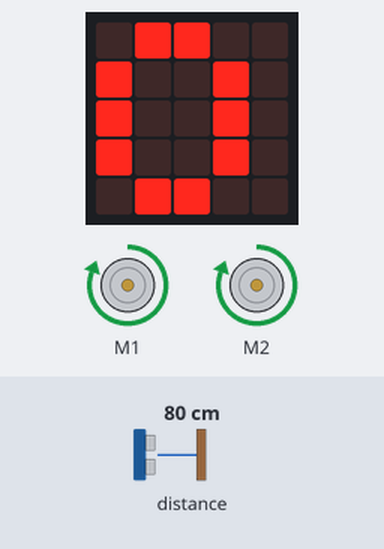
This program was run on a simulated BBC micro:bit (MakeCode). Shown: 2 × DC motor (green arrow = forward, orange = backward, longer = faster), the board's 5×5 LED display. The inputs (shaded band) are chosen by the test bench; at power-on: distance to the obstacle 80 cm. Random numbers come from a fixed seed.

Above: at 1.2 s.
1.3 s: distance to the obstacle set to 43 cm
2.8 s: distance to the obstacle set to 38 cm
At 4.5 s:
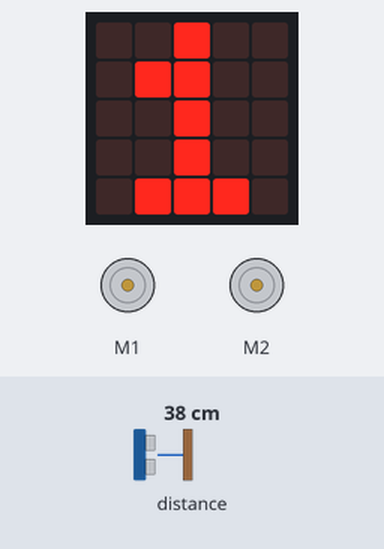
5.3 s: distance to the obstacle set to 33 cm
6.8 s: distance to the obstacle set to 26 cm
At 8.1 s:
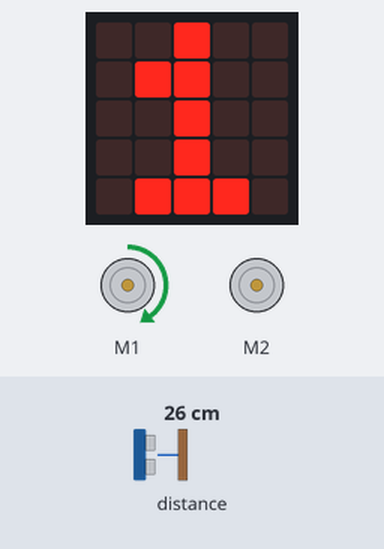
8.4 s: distance to the obstacle set to 35 cm
At 10.3 s:
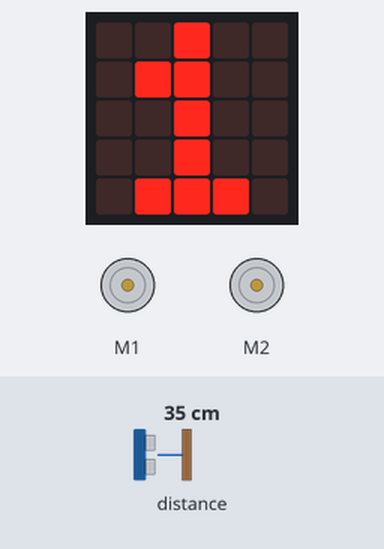
10.6 s: distance to the obstacle set to 60 cm
At 11.1 s:
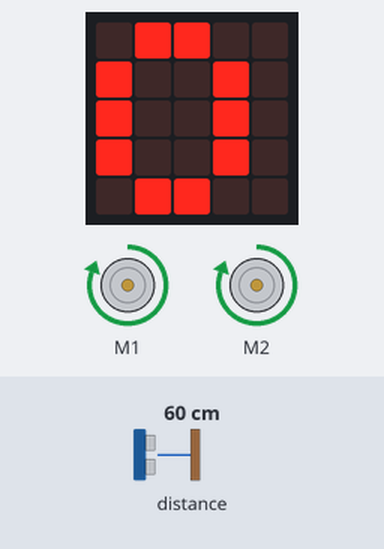
Timing chart, 0 to 13.2 s (numbered marks = the images above; inputs shaded):
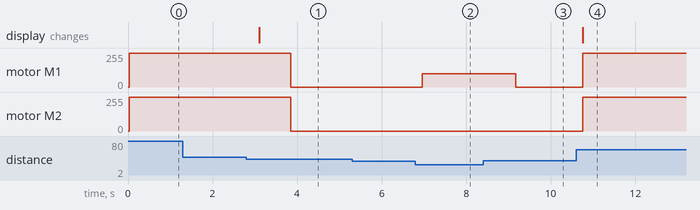

Measured:
- the behaviour switches between 41 and 40 cm on distance to the obstacle (found by bisection; images 0 and 1)
- the behaviour switches between 30 and 29 cm on distance to the obstacle (found by bisection; images 1 and 2)
- after the input at 1.3 s, every drawn part: stays the same
- after the input at 2.8 s, motor M1, motor M2: forward 255/255 → stopped after 1.1 s; the display: changes after 0.30 s (image 1)
- after the input at 5.3 s, every drawn part: stays the same
- after the input at 6.8 s, motor M1: stopped → forward 100/255 after 0.16 s
- after the input at 8.4 s, motor M1: forward 100/255 → stopped after 0.78 s
- after the input at 10.6 s, motor M1, motor M2: stopped → forward 255/255 after 0.16 s; the display: changes after 0.16 s (image 4)

The program:

main.ts
```typescript
function run_motor (motor: number) {
    let chois: number;
if (motor == 1) {
        chois = maqueen.Motors.M1
    } else if (motor == 2) {
        chois = maqueen.Motors.M2
    }
    while (maqueen.Ultrasonic(PingUnit.Centimeters) < 30) {
        maqueen.motorRun(chois, maqueen.Dir.CW, 100)
    }
}
basic.forever(function () {
    if (maqueen.Ultrasonic(PingUnit.Centimeters) > 40) {
        maqueen.motorRun(maqueen.Motors.All, maqueen.Dir.CW, 255)
        basic.showNumber(0)
    } else {
        basic.showNumber(1)
        maqueen.motorStop(maqueen.Motors.All)
        if (randint(0, 10) <= 6) {
            run_motor(1)
        } else {
            run_motor(2)
        }
    }
})
```

test.ts
```typescript
// les tests vont ici ; cela ne sera pas compilé si ce paquet est utilisé en tant qu'extension.
```
